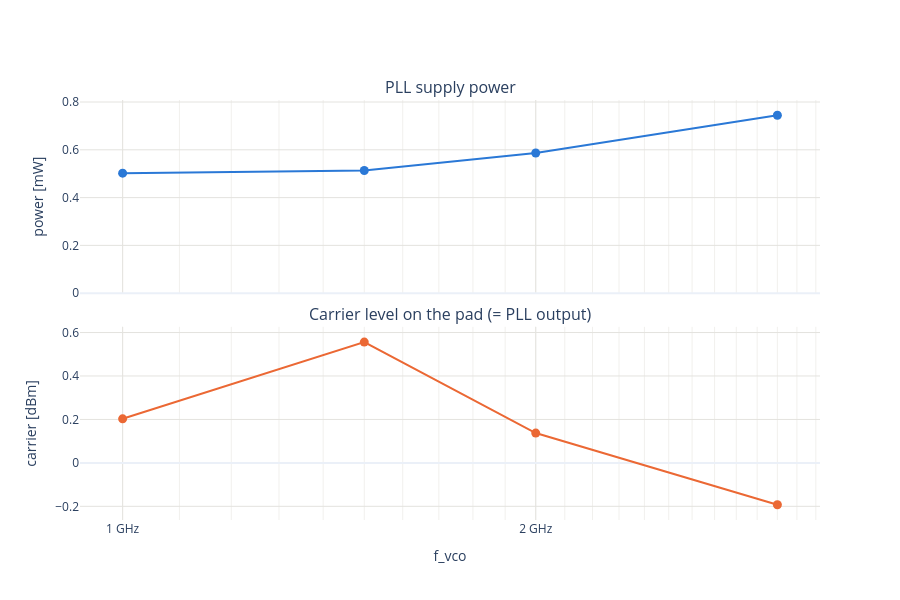

Notebook code cell kept with this figure:
### Code cell
# PLL supply power and carrier level on the pad vs f_vco.
fig = make_subplots(rows=2, cols=1, shared_xaxes=True, vertical_spacing=0.08,
                    subplot_titles=["PLL supply power", "Carrier level on the pad (= PLL output)"])
fig.add_scatter(x=ok["f_vco"] / 1e6, y=ok["pll_p"] * 1e3, mode="lines+markers", showlegend=False, row=1, col=1,
                line=dict(color=PALETTE[0], width=2), marker=dict(size=9), customdata=HOVER_DATA,
                hovertemplate=f"%{{y:.3f}} mW at %{{x:g}} MHz<br>{HOVER_SETTING}<extra></extra>")
fig.add_scatter(x=ok["f_vco"] / 1e6, y=ok["carrier_dbm"], mode="lines+markers", showlegend=False, row=2, col=1,
                line=dict(color=PALETTE[1], width=2), marker=dict(size=9), customdata=np.c_[HOVER_DATA, ok["total_div"]],
                hovertemplate=f"%{{y:.1f}} dBm at %{{x:g}} MHz (/%{{customdata[6]:.0f}})<br>{HOVER_SETTING}<extra></extra>")
fig.update_layout(template="plotly_white", height=600)
fig.update_xaxes(gridcolor=GRID, **FREQ_AXIS)
fig.update_xaxes(title="f_vco", row=2)
fig.update_yaxes(gridcolor=GRID)
fig.update_yaxes(title="power [mW]", rangemode="tozero", row=1)
fig.update_yaxes(title="carrier [dBm]", row=2)
save(fig, "power_carrier_vs_f")

### Figure 1 — Plotly figure (JSON) as saved in the notebook; plotly's stock layout.template omitted (floating-point values rounded to 4 significant figures)
{"data": [{"customdata": [[6.0, 8.0, 10.0, 1996.0, 0.2028, 7.812], [0.0, 11.0, 15.0, 1939.0, 0.556, 11.72], [0.0, 9.0, 0.0, 1938.0, 0.1372, 15.62], [0.0, 8.0, 12.0, 15020.0, -0.1925, 23.44]], "hovertemplate": "%{y:.3f} mW at %{x:g} MHz<br>ref %{customdata[5]:.4g} MHz, c%{customdata[0]:.0f} min %{customdata[1]:.0f} max %{customdata[2]:.0f}, |Kvco| %{customdata[3]:.0f} MHz/V, carrier %{customdata[4]:.1f} dBm<extra></extra>", "line": {"color": "#2a78d6", "width": 2}, "marker": {"size": 9}, "mode": "lines+markers", "showlegend": false, "type": "scatter", "x": [1000.0, 1500.0, 2000.0, 3000.0], "xaxis": "x", "y": [0.5023, 0.5134, 0.5864, 0.7445], "yaxis": "y"}, {"customdata": [[6.0, 8.0, 10.0, 1996.0, 0.2028, 7.812, 8.0], [0.0, 11.0, 15.0, 1939.0, 0.556, 11.72, 16.0], [0.0, 9.0, 0.0, 1938.0, 0.1372, 15.62, 16.0], [0.0, 8.0, 12.0, 15020.0, -0.1925, 23.44, 32.0]], "hovertemplate": "%{y:.1f} dBm at %{x:g} MHz (/%{customdata[6]:.0f})<br>ref %{customdata[5]:.4g} MHz, c%{customdata[0]:.0f} min %{customdata[1]:.0f} max %{customdata[2]:.0f}, |Kvco| %{customdata[3]:.0f} MHz/V, carrier %{customdata[4]:.1f} dBm<extra></extra>", "line": {"color": "#eb6834", "width": 2}, "marker": {"size": 9}, "mode": "lines+markers", "showlegend": false, "type": "scatter", "x": [1000.0, 1500.0, 2000.0, 3000.0], "xaxis": "x2", "y": [0.2028, 0.556, 0.1372, -0.1925], "yaxis": "y2"}], "layout": {"annotations": [{"font": {"size": 16}, "showarrow": false, "text": "PLL supply power", "x": 0.5, "xanchor": "center", "xref": "paper", "y": 1, "yanchor": "bottom", "yref": "paper"}, {"font": {"size": 16}, "showarrow": false, "text": "Carrier level on the pad (= PLL output)", "x": 0.5, "xanchor": "center", "xref": "paper", "y": 0.46, "yanchor": "bottom", "yref": "paper"}], "height": 600, "xaxis": {"anchor": "y", "domain": [0, 1], "gridcolor": "#e4e3df", "matches": "x2", "minor": {"gridcolor": "#f1f0ed", "showgrid": true}, "showticklabels": false, "ticktext": ["100 MHz", "200 MHz", "500 MHz", "1 GHz", "2 GHz", "5 GHz", "10 GHz"], "tickvals": [100, 200, 500, 1000, 2000, 5000, 10000], "type": "log"}, "xaxis2": {"anchor": "y2", "domain": [0, 1], "gridcolor": "#e4e3df", "minor": {"gridcolor": "#f1f0ed", "showgrid": true}, "ticktext": ["100 MHz", "200 MHz", "500 MHz", "1 GHz", "2 GHz", "5 GHz", "10 GHz"], "tickvals": [100, 200, 500, 1000, 2000, 5000, 10000], "title": {"text": "f_vco"}, "type": "log"}, "yaxis": {"anchor": "x", "domain": [0.54, 1], "gridcolor": "#e4e3df", "rangemode": "tozero", "title": {"text": "power [mW]"}}, "yaxis2": {"anchor": "x2", "domain": [0, 0.46], "gridcolor": "#e4e3df", "title": {"text": "carrier [dBm]"}}}}
